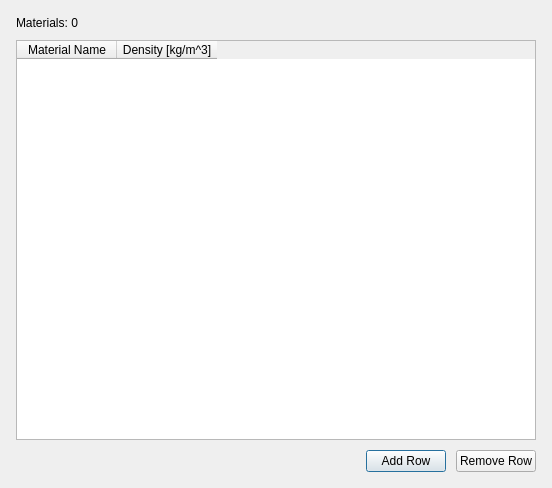
<?xml version="1.0" encoding="UTF-8"?>
<ui version="4.0">
 <class>SpeciesMaterialDialog</class>
 <widget class="QDialog" name="SpeciesMaterialDialog">
  <property name="geometry">
   <rect>
    <x>0</x>
    <y>0</y>
    <width>560</width>
    <height>520</height>
   </rect>
  </property>
  <property name="windowTitle">
   <string>Materials</string>
  </property>
  <layout class="QVBoxLayout" name="mainLayout">
   <property name="sizeConstraint">
    <enum>QLayout::SetFixedSize</enum>
   </property>
   <property name="spacing">
    <number>10</number>
   </property>
   <property name="leftMargin">
    <number>16</number>
   </property>
   <property name="topMargin">
    <number>16</number>
   </property>
   <property name="rightMargin">
    <number>16</number>
   </property>
   <property name="bottomMargin">
    <number>16</number>
   </property>
   <item>
    <widget class="QLabel" name="summaryLabel">
     <property name="text">
      <string>Materials: 0</string>
     </property>
     <property name="wordWrap">
      <bool>true</bool>
     </property>
    </widget>
   </item>
   <item>
    <widget class="QTableWidget" name="materialsTable">
     <property name="minimumSize">
      <size>
       <width>520</width>
       <height>400</height>
      </size>
     </property>
     <property name="maximumSize">
      <size>
       <width>520</width>
       <height>400</height>
      </size>
     </property>
     <column>
      <property name="text">
       <string>Material Name</string>
      </property>
     </column>
     <column>
      <property name="text">
       <string>Density [kg/m^3]</string>
      </property>
     </column>
    </widget>
   </item>
   <item>
    <layout class="QHBoxLayout" name="buttonLayout">
     <item>
      <spacer name="leftSpacer">
       <property name="orientation">
        <enum>Qt::Orientation::Horizontal</enum>
       </property>
       <property name="sizeHint" stdset="0">
        <size>
         <width>40</width>
         <height>20</height>
        </size>
       </property>
      </spacer>
     </item>
     <item>
      <widget class="QPushButton" name="addRowButton">
       <property name="text">
        <string>Add Row</string>
       </property>
      </widget>
     </item>
     <item>
      <widget class="QPushButton" name="removeRowButton">
       <property name="text">
        <string>Remove Row</string>
       </property>
      </widget>
     </item>
    </layout>
   </item>
  </layout>
 </widget>
 <resources/>
 <connections/>
</ui>
